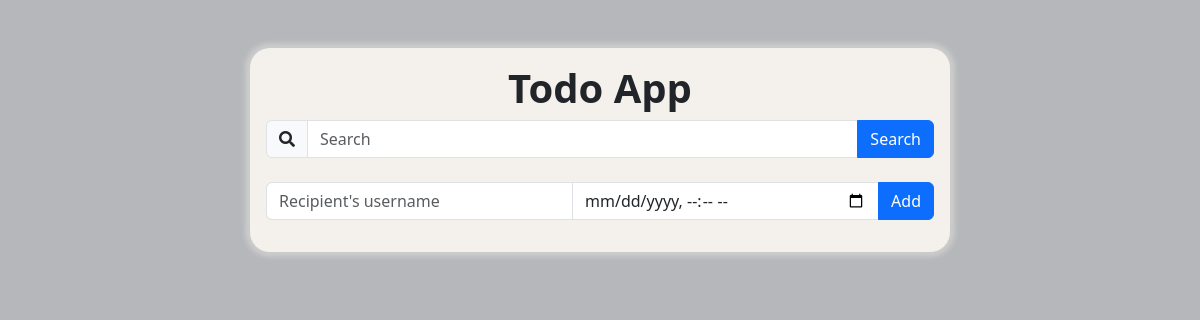
The app's page /todos, older data.
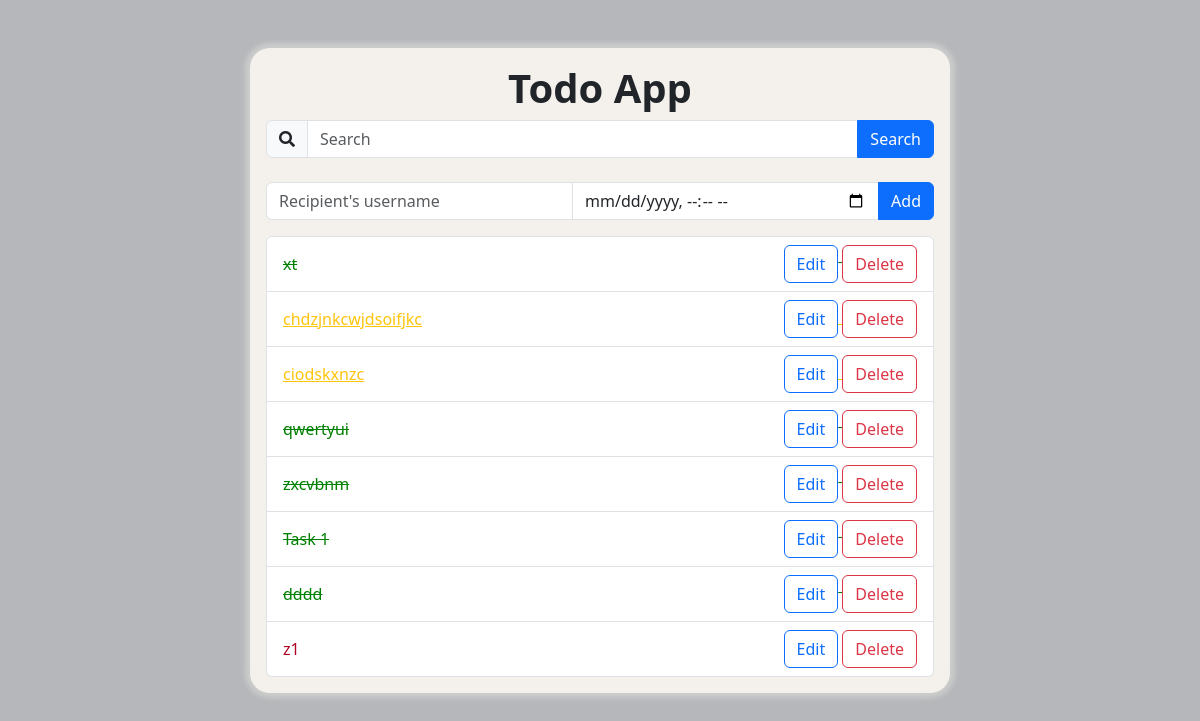
The same page, newer data.
### tables this page shows
CREATE TABLE `todos` (
  `id` int NOT NULL AUTO_INCREMENT,
  `title` varchar(255) DEFAULT NULL,
  `status` enum('pending','in_progress','completed') DEFAULT NULL,
  `due_date` datetime DEFAULT NULL,
  `created_at` datetime DEFAULT NULL,
  `updated_at` datetime DEFAULT NULL,
  PRIMARY KEY (`id`)
);

### helpers.php (called while the page is built, shortened)
<?php
function view(string $page, array $data = []): void
{
    extract($data);
    require 'view/' . $page . '.php';
}

### controllers/showTodosController.php (called while the page is built)
<?php
$todos = (new \App\Todo())->get();
view('todos', [
    'todos' => $todos
]);

### index.php (called while the page is built, shortened)
<?php
require 'helpers.php';
$router = new Router();
$router->get('/', fn() => require 'controllers/homeController.php');
$router->get('/todos', fn() => require 'controllers/showTodosController.php');

### src/DB.php (called while the page is built, shortened)
<?php
class DB
{
    public function __construct()
    {
        $this->host = $_ENV['DB_HOST'];
        $this->user = $_ENV['DB_USER'];
        $this->pass = $_ENV['DB_PASS'];
        $this->dbname = $_ENV['DB_NAME'];
        try {
            $this->conn = new PDO(
                "mysql:host={$this->host};dbname={$this->dbname}",
                $this->user,
                $this->pass
            );
        } catch (PDOException $e) {
            die("Ma'lumotlar bazasiga ulanishda xato: " . $e->getMessage());
        }
    }
}

### src/Todo.php (called while the page is built, shortened)
<?php
class Todo
{
    public $pdo;
    public function __construct()
    {
        $db = new DB();
        $this->pdo = $db->conn;
    }
    public function get(): array
    {
        $query = "SELECT * FROM todos";
        $stmt = $this->pdo->query($query);
        return $stmt->fetchAll();
    }
}

### view/todos.php (the view, shortened to what this page needs)
<?php
require 'view/components/header.php';
?>
    <div class="container">
        <div class="row d-flex justify-content-center">
            <div class="todo-body my-5 p-3">
                <h1 class="text-center todo-text">Todo App</h1>
                <form method="POST" action="/search">
                    <div class="input-group flex-nowrap col-md-4">
        <span class="input-group-text" id="addon-wrapping">
            <i class="fas fa-search"></i>
        </span>
                        <input type="text" class="form-control" placeholder="Search" aria-label="Search"
                               aria-describedby="addon-wrapping" name="search" required>
                        <button name="search" type="submit" class="btn btn-primary">Search</button>
                    </div>
                </form>
                <form method="POST" action="/store" class="mt-4">
                    <div class="input-group mb-3">
                        <input type="text" class="form-control" placeholder="Recipient's username"
                               aria-label="Recipient's username" aria-describedby="button-addon2"
                               name="title"
                               required
                        >
                        <input type="datetime-local" class="form-control" placeholder="Recipient's username"
                               aria-label="Recipient's username" aria-describedby="button-addon2"
                               name="due_date"
                               required
                        >
                        <button class="btn btn-primary" type="submit" id="button-addon2">Add</button>
                    </div>
                </form>
                <ul class="list-group">
                    <?php
                    foreach ($todos as $todo) {
                        echo '
                          <li class="' . $todo['status'] . ' list-group-item d-flex justify-content-between align-items-center">
                            ' . $todo["title"] . '
                            <div>
                                <a href="/todos/' . $todo["id"] . '/edit" class="btn btn-outline-primary">Edit</a>
                            <a href="/todos/' . $todo["id"] . '/delete" class="btn btn-outline-danger">Delete</a>
                            </div>
                        </li>
                            ';
                    }
                    ?>
            </div>
        </div>
    </div>
<?php
require 'view/components/footer.php';
?>

### src/Router.php (shortened to what this page needs)
<?php
class Router
{
    public $currentRoute;
    public function __construct()
    {
        $this->currentRoute = parse_url($_SERVER['REQUEST_URI'], PHP_URL_PATH);
    }
    public function getResources()
    {
        return false;
    }
    public function get($route, $callback): void
    {
        if ($_SERVER['REQUEST_METHOD'] == 'GET') {
            $resourceId = $this->getResources();
            $route = str_replace('{id}', $resourceId, $route);
            if ($route == $this->currentRoute) {
                $callback($resourceId);
                exit();
            }
        }
    }
}

### view/components/header.php (shortened to what this page needs)
<!doctype html>
<html lang="en">
<head>
    <link href="https://cdn.jsdelivr.net/npm/bootstrap@5.3.3/dist/css/bootstrap.min.css" rel="stylesheet"
>
    <link href="https://cdnjs.cloudflare.com/ajax/libs/font-awesome/5.15.4/css/all.min.css" rel="stylesheet">
</head>
<body>

### view/components/header.php (style rules this page uses)
body { background-image: url('https://images.pexels.com/photos/628241/pexels-photo-628241.jpeg?auto=compress&cs=tinysrgb&w=1260&h=750&dpr=1'); background-size: cover; background-position: center; }
.todo-body { max-width: 700px; box-shadow: 0 0 5px 5px #ccc; backface-visibility: hidden; background-color: #f4f0ec; border-radius: 20px; padding: 20px; }
.todo-text { font-weight: bold; }
.completed { text-decoration: line-through; color: green; }
.in_progress { text-decoration: underline; color: #ffc40c; }
.pending { color: #b10122; }
body { background-color: #b5b7ba; }

Row changes from the older to the newer data that the page shows:
added todos: title "xt"
added todos: title "chdzjnkcwjdsoifjkc", status "in_progress" (drawn)
added todos: title "ciodskxnzc", status "in_progress" (drawn)
added todos: title "qwertyui"
added todos: title "zxcvbnm"
added todos: title "Task 1"
added todos: title "dddd"
added todos: title "z1", status "pending" (drawn)
